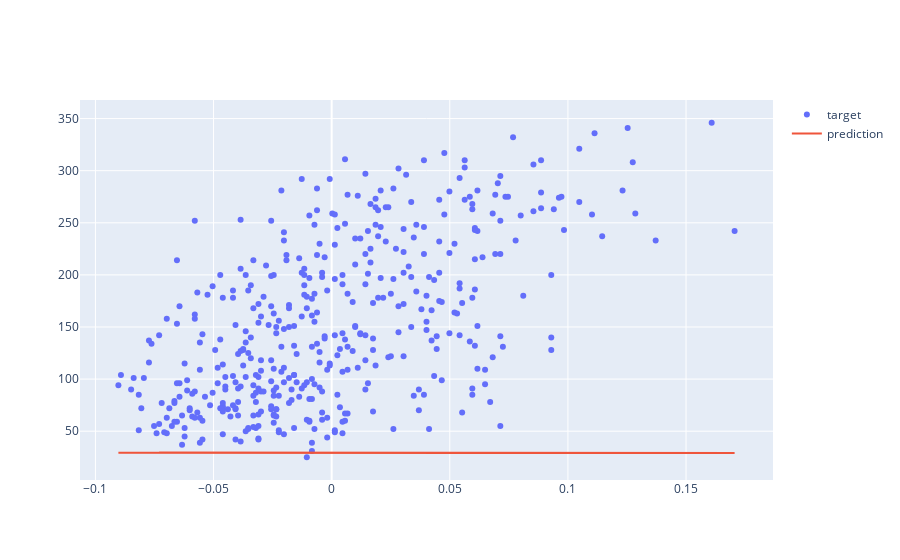

The code cell stored with this chart in its notebook:
### Code cell
fig = go.Figure()

fig.add_trace(go.Scatter(
    mode="markers",
    x= X,
    y= y,
    name="target"
))

fig.add_trace(go.Scatter(
    mode='lines',
    x=X,
    y= model(X),
    name="prediction"
))

fig.show()

### Figure 1 — Plotly figure (JSON) as saved in the notebook; plotly's stock layout.template omitted (floating-point values rounded to 4 significant figures; data arrays with more than 128 entries replaced by an {"elided": "..."} marker saying what was removed)
{"data": [{"mode": "markers", "name": "target", "type": "scatter", "x": {"elided": "442 float values"}, "y": {"elided": "442 int values"}}, {"mode": "lines", "name": "prediction", "type": "scatter", "x": {"elided": "442 float values"}, "y": {"elided": "442 float values"}}], "layout": {}}
